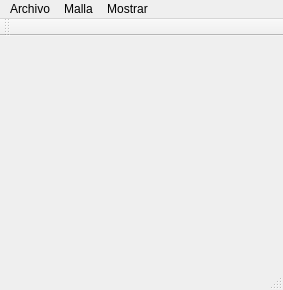
<?xml version="1.0" encoding="UTF-8"?>
<ui version="4.0">
 <class>MainWindow</class>
 <widget class="QMainWindow" name="MainWindow">
  <property name="geometry">
   <rect>
    <x>0</x>
    <y>0</y>
    <width>283</width>
    <height>290</height>
   </rect>
  </property>
  <property name="sizePolicy">
   <sizepolicy hsizetype="MinimumExpanding" vsizetype="MinimumExpanding">
    <horstretch>0</horstretch>
    <verstretch>0</verstretch>
   </sizepolicy>
  </property>
  <property name="windowTitle">
   <string>ImageApprox</string>
  </property>
  <widget class="QWidget" name="centralWidget"/>
  <widget class="QMenuBar" name="menuBar">
   <property name="geometry">
    <rect>
     <x>0</x>
     <y>0</y>
     <width>283</width>
     <height>21</height>
    </rect>
   </property>
   <widget class="QMenu" name="menuArchivo">
    <property name="title">
     <string>Archivo</string>
    </property>
    <addaction name="actionCargar_Imagen"/>
    <addaction name="actionGuardar_Imagen"/>
   </widget>
   <widget class="QMenu" name="menuEdicion">
    <property name="title">
     <string>Malla</string>
    </property>
    <addaction name="actionAplicar_Algoritmo"/>
   </widget>
   <widget class="QMenu" name="menuMostrar">
    <property name="title">
     <string>Mostrar</string>
    </property>
    <addaction name="actionMalla"/>
    <addaction name="actionAproximacion"/>
   </widget>
   <addaction name="menuArchivo"/>
   <addaction name="menuEdicion"/>
   <addaction name="menuMostrar"/>
  </widget>
  <widget class="QToolBar" name="mainToolBar">
   <property name="sizePolicy">
    <sizepolicy hsizetype="Minimum" vsizetype="Minimum">
     <horstretch>0</horstretch>
     <verstretch>0</verstretch>
    </sizepolicy>
   </property>
   <attribute name="toolBarArea">
    <enum>TopToolBarArea</enum>
   </attribute>
   <attribute name="toolBarBreak">
    <bool>false</bool>
   </attribute>
  </widget>
  <widget class="QStatusBar" name="statusBar"/>
  <action name="actionCargar_Imagen">
   <property name="text">
    <string>Cargar Imagen..</string>
   </property>
  </action>
  <action name="actionAplicar_Algoritmo">
   <property name="text">
    <string>Crear Malla ..</string>
   </property>
  </action>
  <action name="actionGuardar_Imagen">
   <property name="text">
    <string>Guardar Imagen</string>
   </property>
  </action>
  <action name="actionMalla">
   <property name="checkable">
    <bool>true</bool>
   </property>
   <property name="checked">
    <bool>true</bool>
   </property>
   <property name="text">
    <string>Malla</string>
   </property>
  </action>
  <action name="actionAproximacion">
   <property name="checkable">
    <bool>true</bool>
   </property>
   <property name="text">
    <string>Aproximacion</string>
   </property>
  </action>
 </widget>
 <layoutdefault spacing="6" margin="11"/>
 <resources/>
 <connections>
  <connection>
   <sender>actionMalla</sender>
   <signal>activated()</signal>
   <receiver>MainWindow</receiver>
   <slot>repaint()</slot>
   <hints>
    <hint type="sourcelabel">
     <x>-1</x>
     <y>-1</y>
    </hint>
    <hint type="destinationlabel">
     <x>141</x>
     <y>144</y>
    </hint>
   </hints>
  </connection>
  <connection>
   <sender>actionAproximacion</sender>
   <signal>activated()</signal>
   <receiver>centralWidget</receiver>
   <slot>repaint()</slot>
   <hints>
    <hint type="sourcelabel">
     <x>-1</x>
     <y>-1</y>
    </hint>
    <hint type="destinationlabel">
     <x>141</x>
     <y>151</y>
    </hint>
   </hints>
  </connection>
 </connections>
</ui>
